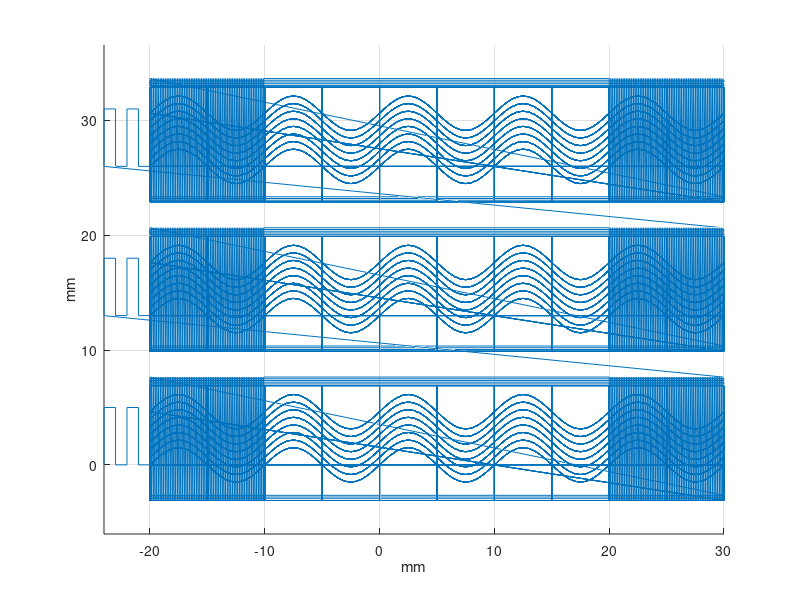

Write MATLAB code to recreate this figure.
%Description: This script generates a txt file that can be used as gcode
%to generate the route of the nozzle to print a sinusoidal fiber patch.
%Written by Diego Quevedo-Moreno (07/08/2020)
clc, clear all, close all
yv=linspace(0,10*pi,500);
Ns=3;%Number of Samples
A=1.5;%Amplitude(mm)
P=.25;%Density 
WL=5;%Wave Length(pi/WL=wavelength)(mm) 
W=.150;%Fiber Width(mm)
SL=50;%Sample Length(mm)
SW=5;%Sample Width(mm)
nL=10;%#Layers
Lt=.025;%Layer thickness
iL=0;%Initial Layer Thickness
dp=.5;%Distance Between points
F= 400;%Printing Speed(mm/min)
nf=(SW/W)*P;%#Fibers
%df=(SW-(2*A)-W)/(nf-1);%Distance between fibers
df=(SW-W)/(nf-1);%Distance between fibers version 2 
Offset=[-20 0];%%Offset if needed [X Y] (mm)
x=0:dp:SL;

%Sinusoidal Generator
for j=1:nf
    for i=1:length(x)
            y(i,j)=A*sin(x(i)*(pi)/WL)+(j-1)*df;
    end
end
%Sinusoidal Pattern Generator
for j=0:nf-1
    if rem(j,2)==0 %Odd direction 
        for i=1:length(x)
            xt(i+(length(x)*j))=x(i);
            yt(i+(length(x)*j))=y(i,(j+1));
        end
    else %Even direction
        for i=1:length(x)
            xt(i+(length(x)*j))= x((SL/dp+1)-i+1);
            yt(i+(length(x)*j))=y(((SL/dp+1)-i+1),(j+1));
        end
    end
end

%%Verical Support Lines
NumVL=0:1:SL/WL*2;
for k=1:length(NumVL)
    if rem(k,2)==1
        vsx(k)=WL/2*(k-1);
        vsx(k+1)=WL/2*(k-1);
        vsy(k)=SW*(k-1);
        vsy(k+1)=SW*(k-1);
    end
end
for k=1:length(vsy)
    if rem((vsy(k)/10),2)==1
        vsy(k)=SW+A+1-4*W;
    else 
        vsy(k)=-A-1-4*W;
    end
end
% vsy(1)=0;
vsy=[0 vsy];
%%Skirt 
svx=[-4 -4 -3 -3 -2 -2 -1 -1];
svy=[0 SW SW 0 0 SW SW 0];
svz=[iL iL iL iL iL iL iL iL];

xtf=flip(xt);
ytf=flip(yt);
%Add Vertical Support lines
xt=[xt vsx];
yt=[yt vsy];
xtf=[xtf flip(vsx)];
ytf=[ytf vsy];
for k=1:nL
    if rem(k,2)==1
        for i=1:length(xt)
            gx(i+length(xt)*(k-1))=xt(i);
            gy(i+length(xt)*(k-1))=yt(i);
            gz(i+length(xt)*(k-1))= ((k-1)*Lt)+iL;
        end
    else
        for i=1:length(xt)
            gx(i+length(xt)*(k-1))=xtf(i);
            gy(i+length(xt)*(k-1))=ytf(i);
            gz(i+length(xt)*(k-1))=((k-1)*Lt)+iL;
        end
    end
end

%Grip Zone
gzvx=0:W/2:10;
for k=1:2:length(gzvx)
gzx(k)=gzvx(k);
gzy(k)=SW+A+1+W;
gzz(k)=Lt*nL;
if k>1
gzx(k-1)=gzvx(k);
gzy(k-1)=-A-1-4*W;
gzz(k-1)=Lt*nL;
end
end

%Horizontal Support Lines
hvy=[0 SW+A+1 SW+A+1 SW+A+1-W SW+A+1-W SW+A+1-2*W SW+A+1-2*W SW+A+1-3*W SW+A+1-3*W SW+A+1-4*W SW+A+1-4*W];
hvy2=[-A-1-4*W -A-1-4*W -A-1-3*W -A-1-3*W -A-1-2*W -A-1-2*W -A-1-W -A-1-W];
hvx=[0 0 SL SL 0 0 SL SL 0 0 SL];
hvx2=[SL 0 0 SL SL 0 0 SL];
hvz=[Lt Lt Lt Lt Lt Lt Lt Lt Lt Lt Lt Lt Lt Lt Lt Lt Lt Lt Lt Lt];

hvx=[hvx hvx2];
hvy=[hvy hvy2];

% Skirt + patch + horizontal support lines + grip zone
gx=[svx gx hvx gzx gzx+SL-10];
gy=[svy gy hvy gzy gzy];
gz=[svz gz hvz gzz gzz];

%skirt+patch+gripzone
% gx=[svx gx gzx gzx+SL-10];
% gy=[svy gy gzy gzy];
% gz=[svz gz gzz gzz];

%%Just grip zone
% gx=[gzx gzx+SL-10];
% gy=[gzy gzy];
% gz=[gzz gzz];

%Skirt + patch 
% gx=[svx gx];
% gy=[svy gy];
% gz=[svz gz];

 
%Offset (if needed)
gx=gx + Offset(1);
gy=gy + Offset(2);



for j=1:Ns
    for i=1:length(gx)
        gtx(i+(length(gx)*(j-1)))=gx(i);
        gty(i+(length(gx)*(j-1)))=(gy(i)+(SW+8)*(j-1));
        gtz(i+(length(gx)*(j-1)))=gz(i);
    end 
end
figure
axis equal 
grid on
hold on
plot3(gtx,gty,gtz,'-');
xlabel('mm');
ylabel('mm');

fid = fopen( 'C:\Users\Diego Quevedo\Dropbox (MIT)\MIT Research Internship\Project Shared Folder\Modeling\3DP\10.27.2020\SampleTest_p50_a0_p5_50x5mm_F400_dp.5_L10_3sam_offset_fw150_Lt25_vl_hl_gz_V.gcode','w');
fprintf(fid,'F%8.6f\r\n',F);

for j = 1:length(gtx)

    fprintf(fid,'LINEAR X%8.6f Y%8.6f Z%8.6f\r\n',gtx(j),gty(j),gtz(j));
    
end

fclose('all');